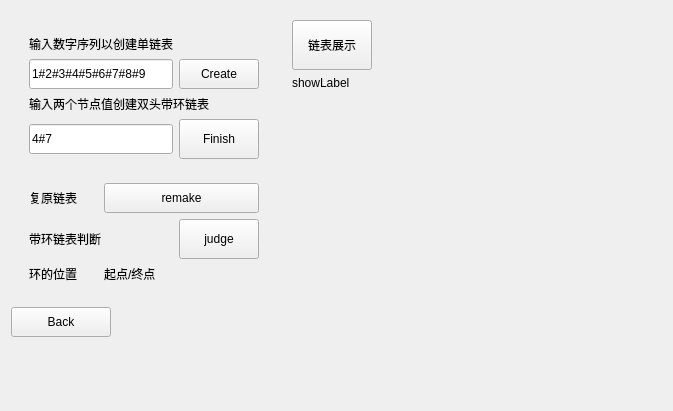
<?xml version="1.0" encoding="UTF-8"?>
<ui version="4.0">
 <class>ListWidget</class>
 <widget class="QWidget" name="ListWidget">
  <property name="geometry">
   <rect>
    <x>0</x>
    <y>0</y>
    <width>673</width>
    <height>411</height>
   </rect>
  </property>
  <property name="windowTitle">
   <string>Form</string>
  </property>
  <layout class="QGridLayout" name="gridLayout_3">
   <item row="0" column="1" rowspan="4">
    <widget class="QWidget" name="widget" native="true">
     <property name="sizePolicy">
      <sizepolicy hsizetype="Minimum" vsizetype="Minimum">
       <horstretch>0</horstretch>
       <verstretch>0</verstretch>
      </sizepolicy>
     </property>
     <layout class="QVBoxLayout" name="verticalLayout">
      <item>
       <widget class="MyPushButton" name="pushButton_5">
        <property name="sizePolicy">
         <sizepolicy hsizetype="Fixed" vsizetype="Fixed">
          <horstretch>0</horstretch>
          <verstretch>0</verstretch>
         </sizepolicy>
        </property>
        <property name="minimumSize">
         <size>
          <width>50</width>
          <height>50</height>
         </size>
        </property>
        <property name="text">
         <string>链表展示</string>
        </property>
       </widget>
      </item>
      <item>
       <widget class="QLabel" name="showLabel">
        <property name="sizePolicy">
         <sizepolicy hsizetype="Minimum" vsizetype="Minimum">
          <horstretch>0</horstretch>
          <verstretch>0</verstretch>
         </sizepolicy>
        </property>
        <property name="text">
         <string>showLabel</string>
        </property>
        <property name="alignment">
         <set>Qt::AlignLeading|Qt::AlignLeft|Qt::AlignTop</set>
        </property>
       </widget>
      </item>
     </layout>
    </widget>
   </item>
   <item row="3" column="0">
    <spacer name="verticalSpacer">
     <property name="orientation">
      <enum>Qt::Vertical</enum>
     </property>
     <property name="sizeHint" stdset="0">
      <size>
       <width>20</width>
       <height>40</height>
      </size>
     </property>
    </spacer>
   </item>
   <item row="1" column="0">
    <widget class="QWidget" name="widget_4" native="true">
     <property name="sizePolicy">
      <sizepolicy hsizetype="Maximum" vsizetype="Maximum">
       <horstretch>0</horstretch>
       <verstretch>0</verstretch>
      </sizepolicy>
     </property>
     <layout class="QGridLayout" name="gridLayout_4">
      <item row="2" column="0">
       <widget class="QWidget" name="widget_2" native="true">
        <layout class="QGridLayout" name="gridLayout">
         <item row="0" column="0">
          <widget class="QLabel" name="label_3">
           <property name="text">
            <string>复原链表</string>
           </property>
          </widget>
         </item>
         <item row="0" column="1" colspan="2">
          <widget class="MyPushButton" name="remakeBtn">
           <property name="minimumSize">
            <size>
             <width>60</width>
             <height>30</height>
            </size>
           </property>
           <property name="text">
            <string>remake</string>
           </property>
          </widget>
         </item>
         <item row="1" column="0" colspan="2">
          <widget class="QLabel" name="label_4">
           <property name="text">
            <string>带环链表判断</string>
           </property>
          </widget>
         </item>
         <item row="1" column="2">
          <widget class="MyPushButton" name="judgeBtn">
           <property name="minimumSize">
            <size>
             <width>60</width>
             <height>40</height>
            </size>
           </property>
           <property name="text">
            <string>judge</string>
           </property>
          </widget>
         </item>
         <item row="2" column="0">
          <widget class="QLabel" name="label_5">
           <property name="text">
            <string>环的位置</string>
           </property>
          </widget>
         </item>
         <item row="2" column="1" colspan="2">
          <widget class="QLabel" name="position">
           <property name="text">
            <string>起点/终点</string>
           </property>
          </widget>
         </item>
        </layout>
       </widget>
      </item>
      <item row="1" column="0">
       <widget class="QWidget" name="widget_3" native="true">
        <property name="sizePolicy">
         <sizepolicy hsizetype="Preferred" vsizetype="Preferred">
          <horstretch>0</horstretch>
          <verstretch>0</verstretch>
         </sizepolicy>
        </property>
        <layout class="QGridLayout" name="gridLayout_2">
         <item row="3" column="0" colspan="2">
          <widget class="QLabel" name="label_2">
           <property name="text">
            <string>输入两个节点值创建双头带环链表</string>
           </property>
          </widget>
         </item>
         <item row="4" column="1">
          <widget class="MyPushButton" name="finishBtn">
           <property name="minimumSize">
            <size>
             <width>0</width>
             <height>40</height>
            </size>
           </property>
           <property name="text">
            <string>Finish</string>
           </property>
          </widget>
         </item>
         <item row="2" column="1">
          <widget class="MyPushButton" name="createBtn">
           <property name="minimumSize">
            <size>
             <width>0</width>
             <height>30</height>
            </size>
           </property>
           <property name="text">
            <string>Create</string>
           </property>
          </widget>
         </item>
         <item row="4" column="0">
          <widget class="QLineEdit" name="lineEdit_2">
           <property name="minimumSize">
            <size>
             <width>0</width>
             <height>30</height>
            </size>
           </property>
           <property name="text">
            <string>4#7</string>
           </property>
          </widget>
         </item>
         <item row="2" column="0">
          <widget class="QLineEdit" name="lineEdit">
           <property name="minimumSize">
            <size>
             <width>0</width>
             <height>30</height>
            </size>
           </property>
           <property name="text">
            <string>1#2#3#4#5#6#7#8#9</string>
           </property>
          </widget>
         </item>
         <item row="0" column="0">
          <widget class="QLabel" name="label">
           <property name="text">
            <string>输入数字序列以创建单链表</string>
           </property>
          </widget>
         </item>
        </layout>
       </widget>
      </item>
     </layout>
    </widget>
   </item>
   <item row="2" column="0">
    <widget class="MyPushButton" name="pushButton">
     <property name="minimumSize">
      <size>
       <width>60</width>
       <height>30</height>
      </size>
     </property>
     <property name="maximumSize">
      <size>
       <width>100</width>
       <height>16777215</height>
      </size>
     </property>
     <property name="text">
      <string>Back</string>
     </property>
    </widget>
   </item>
  </layout>
 </widget>
 <customwidgets>
  <customwidget>
   <class>MyPushButton</class>
   <extends>QPushButton</extends>
   <header>mypushbutton.h</header>
  </customwidget>
 </customwidgets>
 <resources/>
 <connections/>
</ui>
